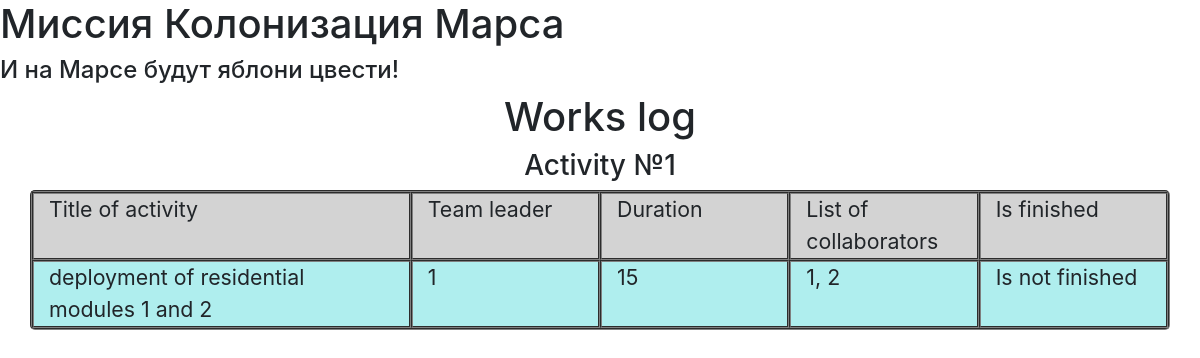
Before: / with the older database file.
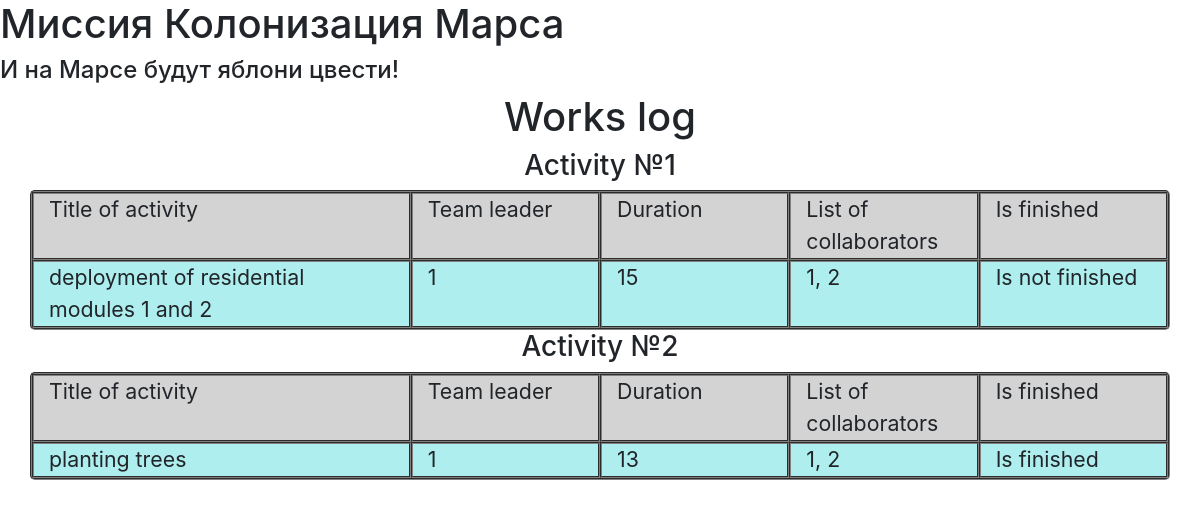
After: the same page with the newer database file.
### data/jobs.py (models this page shows, shortened)
class Jobs(SqlAlchemyBase):
    __tablename__ = 'jobs'
    id = sqlalchemy.Column(sqlalchemy.Integer, primary_key=True, autoincrement=True)
    teamLeader = sqlalchemy.Column(sqlalchemy.Integer,  sqlalchemy.ForeignKey("users.id"))
    job = sqlalchemy.Column(sqlalchemy.String, nullable=True)
    workSize = sqlalchemy.Column(sqlalchemy.Integer, nullable=True)
    collaborators = sqlalchemy.Column(sqlalchemy.String, nullable=True)
    startDate = sqlalchemy.Column(sqlalchemy.DateTime, default=datetime.datetime.now)
    endDate = sqlalchemy.Column(sqlalchemy.DateTime, default=None)
    isFinished = sqlalchemy.Column(sqlalchemy.Boolean, default=True)

### main.py (the view)
@app.route('/')
def index():
    session = dbSession.createSession()
    jobs = session.query(Jobs).all()
    return render_template('index.html', jobs=jobs)

### data/dbSession.py (called while the page is built)
def createSession() -> Session:
    global __factory
    return __factory()

### templates/index.html
{% extends "base.html" %}
{% block content %}
    <h1 style="text-align:center">Works log</h1>
    {% for job in jobs %}
        <h3 style="text-align:center">Activity №{{job.id}}</h3>
        <div class="container">
            <div class="row">
                <div class="col-xl-4 head">Title of activity</div>
                <div class="col-xl-2 head">Team leader</div>
                <div class="col-xl-2 head">Duration</div>
                <div class="col-xl-2 head">List of collaborators</div>
                <div class="col-xl-2 head">Is finished</div>
            </div>
            <div class="row">
                <div class="col-xl-4 body">{{ job.job }}</div>
                <div class="col-xl-2 body">{{ job.teamLeader }}</div>
                <div class="col-xl-2 body">{{ job.workSize }}</div>
                <div class="col-xl-2 body">{{ job.collaborators }}</div>
                <div class="col-xl-2 body">Is{% if job.isFinished == False %} not {% endif%} finished</div>
            </div>
        </div>
    {% endfor %}
{% endblock %}

Changed rows visible on the page:
added Jobs: id "2", job "planting trees", teamLeader "1", workSize "13", collaborators "1, 2"
